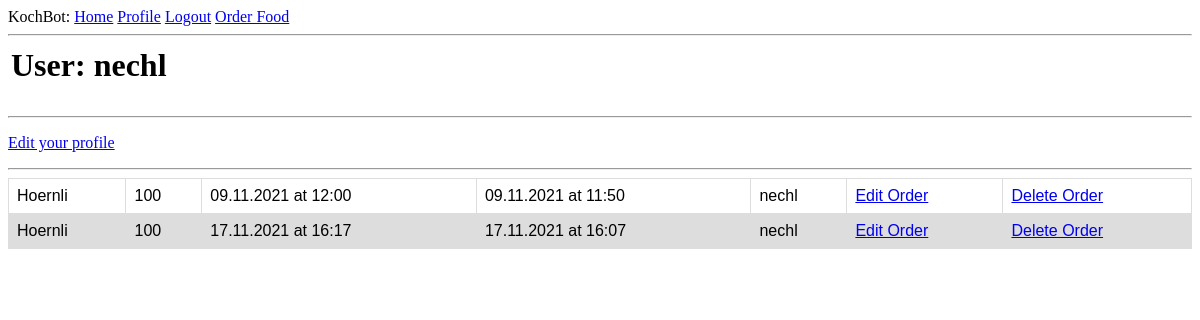
The page /user/nechl (signed in) on the database as committed earlier.
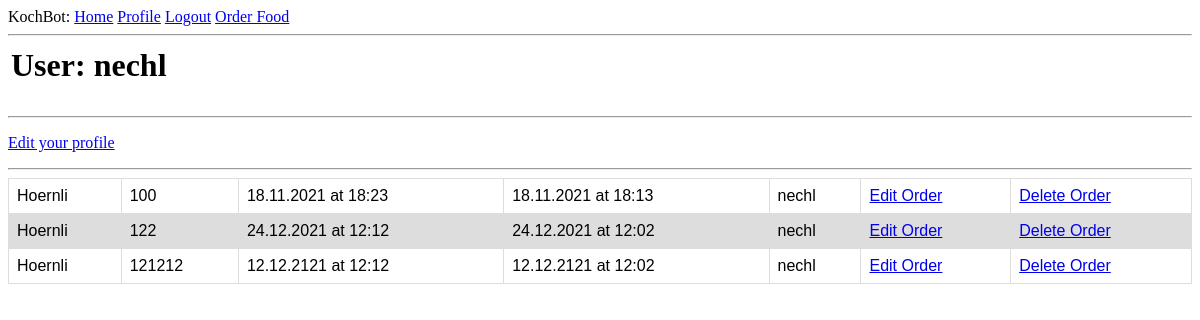
The same page on the database as committed later.
### app/models.py (models this page shows, shortened)
class User(UserMixin, db.Model):
    id = db.Column(db.Integer, primary_key=True)
    username = db.Column(db.String(64), index=True, unique=True)
    email = db.Column(db.String(120), index=True, unique=True)
    password_hash = db.Column(db.String(128))
    orders = db.relationship('Order', backref='author', lazy='dynamic')

class Order(db.Model):
    id = db.Column(db.Integer, primary_key = True)
    food = db.Column(db.String(140))
    timestamp = db.Column(db.DateTime,  default=datetime.utcnow)
    amount = db.Column(db.Integer())
    finished_at = db.Column(db.DateTime, index = True)
    start_at = db.Column(db.DateTime)
    user_id = db.Column(db.Integer, db.ForeignKey('user.id'))
    cooking = db.Column(db.Boolean, default = False)

### app/routes.py (the view)
@app.route('/user/<username>')
@login_required
def user(username):
    user = User.query.filter_by(username=username).first_or_404()
    orders = Order.query.order_by(Order.finished_at.asc()).all()
    return render_template('user.html', user=user, orders=orders)

### app/models.py (called while the page is built)
@login.user_loader
def load_user(id):
    return User.query.get(int(id))

### app/templates/user.html
{% extends "base.html" %}
{% block content %}
    <table>
        <tr valign="top">
            <td><h1>User: {{ user.username }}</h1></td>
        </tr>
    </table>
    <hr>
    {% if user == current_user %}
        <p><a href="{{ url_for('edit_profile') }}">Edit your profile</a></p>
    {% endif %}
    <hr>
    <table id="orders">
        {% for order in orders %}
            {% include '_order.html' %}
        {% endfor %}
    </table>
{% endblock %}

### app/templates/base.html (shortened to what this page needs)
<html>
    <head>
        <link rel="stylesheet" href=" {{ url_for('static', filename='style/style.css') }}">
    </head>
    <body>
        <div>
            KochBot:
                <a href="{{ url_for('index') }}">Home</a>
                {% if current_user.is_anonymous %}
                <a href="{{ url_for('login') }}">Login</a>
                {% else %}
                <a href="{{ url_for('user', username=current_user.username) }}">Profile</a>
                <a href="{{ url_for('logout') }}">Logout</a>
                {% endif %}
                <a href="{{ url_for('order') }}">Order Food</a>
        </div>
        <hr>
        {% block content %}{% endblock %}
    </body>
</html>

### app/templates/_order.html
<tr id="orders">
    <th id="orders">{{ order.food }}</th>
    <th id="orders">{{ order.amount }}</th>
    <th id="orders">{{ order.finished_at.strftime("%d.%m.%Y at %H:%M") }}</th>
    <th id="orders">{{ order.start_at.strftime("%d.%m.%Y at %H:%M") }}</th>
    <th id="orders">{{ order.user_id }}</th>
    <th id="orders"><a href="{{ url_for('edit_order', id=order.id) }}">Edit Order</a></th>
    <th id="orders"><a href="{{ url_for('delete_order', id=order.id) }}">Delete Order</a></th>
</tr>

### app/static/style/style.css (style rules this page uses)
table#orders { font-family: Arial, sans-serif; font-style:normal; border-collapse: collapse; width: 100%; }
td#orders, th#orders, th#orders_header { border: 1px solid #dddddd; text-align: left; padding: 8px; font-weight: normal; }
tr#orders:nth-child(even) { background-color: #dddddd; }

Rows that differ between the two databases and show on the page:
removed Order: food "Hoernli", amount "100", finished_at "17.11.2021 at 16:17", start_at "17.11.2021 at 16:07", user_id "nechl"
added Order: food "Hoernli", amount "100", finished_at "18.11.2021 at 18:23", start_at "18.11.2021 at 18:13", user_id "nechl"
added Order: food "Hoernli", amount "122", finished_at "24.12.2021 at 12:12", start_at "24.12.2021 at 12:02", user_id "nechl"
changed Order (number 3 of 3 on the later page): amount "100" → "121212"; finished_at "09.11.2021 at 12:00" → "12.12.2121 at 12:12"; start_at "09.11.2021 at 11:50" → "12.12.2121 at 12:02"
